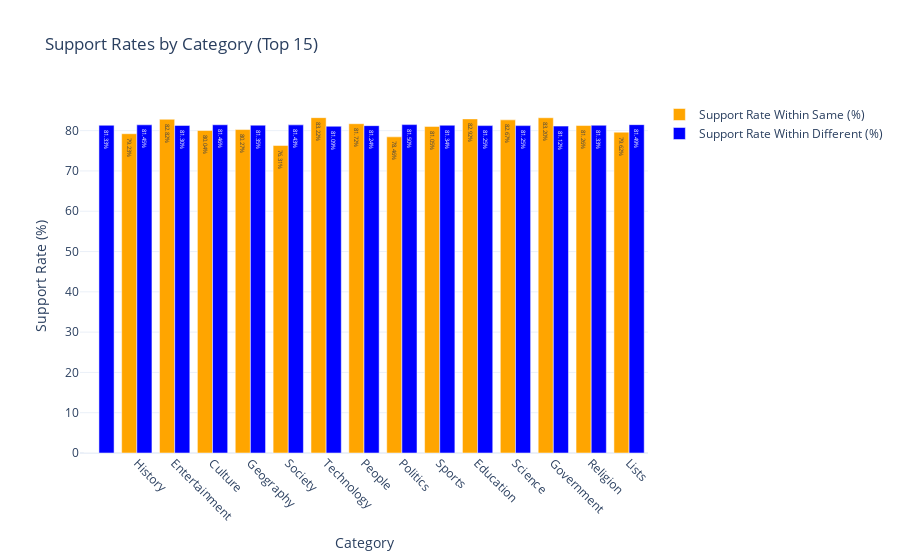

Here is the notebook cell this chart was saved with:
### Markdown cell above
# Tolerance across same/different categories

### Code cell
support_rates_df = plot_support_rates(df_vote, top_15_categories, title="Support Rates by Category (Top 15)",top_n=15)

### Figure 1 — Plotly figure (JSON) as saved in the notebook; plotly's stock layout.template omitted (floating-point values rounded to 4 significant figures)
{"data": [{"marker": {"color": "orange"}, "name": "Support Rate Within Same (%)", "text": ["0.00%", "79.23%", "82.82%", "80.04%", "80.27%", "76.31%", "83.22%", "81.72%", "78.46%", "81.05%", "82.92%", "82.67%", "83.20%", "81.26%", "79.62%"], "textposition": "auto", "type": "bar", "x": ["", "History", "Entertainment", "Culture", "Geography", "Society", "Technology", "People", "Politics", "Sports", "Education", "Science", "Government", "Religion", "Lists"], "y": [0, 79.23, 82.82, 80.04, 80.27, 76.31, 83.22, 81.72, 78.46, 81.05, 82.92, 82.67, 83.2, 81.26, 79.62]}, {"marker": {"color": "blue"}, "name": "Support Rate Within Different (%)", "text": ["81.33%", "81.45%", "81.30%", "81.46%", "81.35%", "81.43%", "81.09%", "81.24%", "81.50%", "81.34%", "81.25%", "81.25%", "81.12%", "81.33%", "81.49%"], "textposition": "auto", "type": "bar", "x": ["", "History", "Entertainment", "Culture", "Geography", "Society", "Technology", "People", "Politics", "Sports", "Education", "Science", "Government", "Religion", "Lists"], "y": [81.33, 81.45, 81.3, 81.46, 81.35, 81.43, 81.09, 81.24, 81.5, 81.34, 81.25, 81.25, 81.12, 81.33, 81.49]}], "layout": {"barmode": "group", "title": {"text": "Support Rates by Category (Top 15)"}, "xaxis": {"tickangle": 45, "title": {"text": "Category"}}, "yaxis": {"title": {"text": "Support Rate (%)"}}}}
